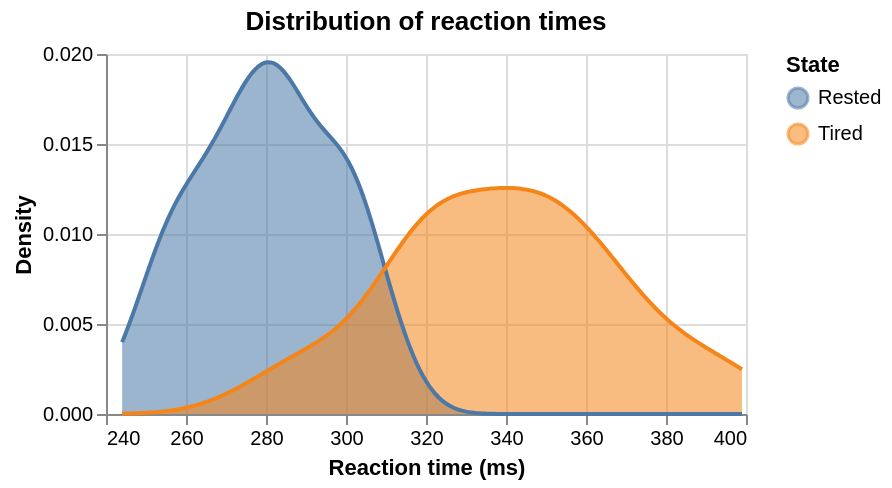

Specify this chart in Vega-Lite:
### Vega-Lite specification from a JSON file in a GitHub repository (floating-point values rounded to 4 significant figures)
{"$schema": "https://vega.github.io/schema/vega-lite/v6.json", "description": "Kernel density estimates of two invented groups, computed by the density transform and drawn as areas.", "title": "Distribution of reaction times", "width": 320, "height": 180, "data": {"sequence": {"start": 0, "stop": 160, "as": "i"}}, "transform": [{"calculate": "datum.i % 2 == 0 ? 'Rested' : 'Tired'", "as": "group"}, {"calculate": "(datum.group == 'Rested' ? 280 : 340) + (datum.group == 'Rested' ? 28 : 45) * (sin(datum.i * 1.37) + cos(datum.i * 0.61) + sin(datum.i * 4.1)) / 2", "as": "ms"}, {"density": "ms", "groupby": ["group"], "as": ["ms", "density"]}], "mark": {"type": "area", "opacity": 0.55, "line": true}, "encoding": {"x": {"field": "ms", "type": "quantitative", "title": "Reaction time (ms)"}, "y": {"field": "density", "type": "quantitative", "stack": null, "title": "Density"}, "color": {"field": "group", "type": "nominal", "title": "State"}}}
